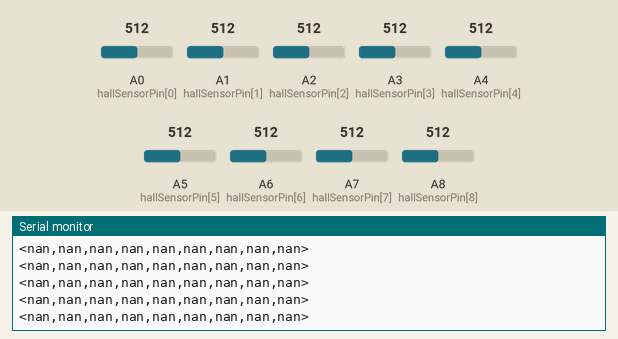
A sketch run on a simulated Arduino Mega 2560, built with avr-gcc and run on an emulated ATmega2560. On the bench: the last lines printed to the serial monitor. The inputs (shaded band) are chosen by the test bench; at power-on: A0 (hallSensorPin[0]) = 512, A1 (hallSensorPin[1]) = 512, A2 (hallSensorPin[2]) = 512, A3 (hallSensorPin[3]) = 512, A4 (hallSensorPin[4]) = 512, A5 (hallSensorPin[5]) = 512, A6 (hallSensorPin[6]) = 512, A7 (hallSensorPin[7]) = 512, A8 (hallSensorPin[8]) = 512.

Above: at 1.2 s.
1.3 s: A0 (hallSensorPin[0]) set to 716
At 1.4 s:
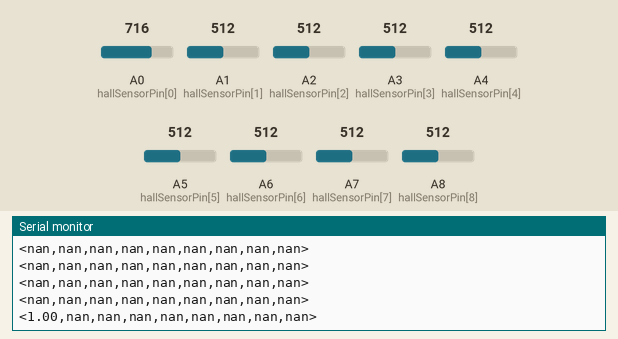
3.2 s: A1 (hallSensorPin[1]) set to 716
At 3.32 s:
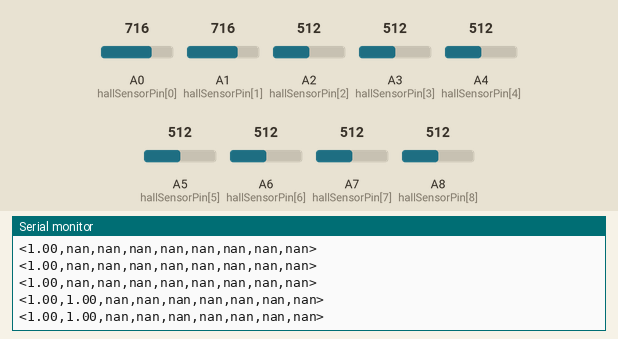
5.1 s: A2 (hallSensorPin[2]) set to 716
At 5.19 s:
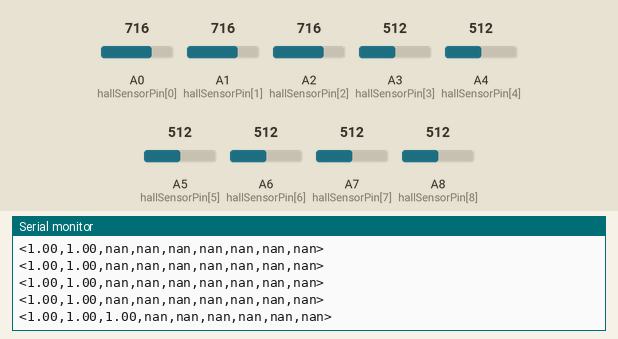
7.1 s: A3 (hallSensorPin[3]) set to 716
At 7.2 s:
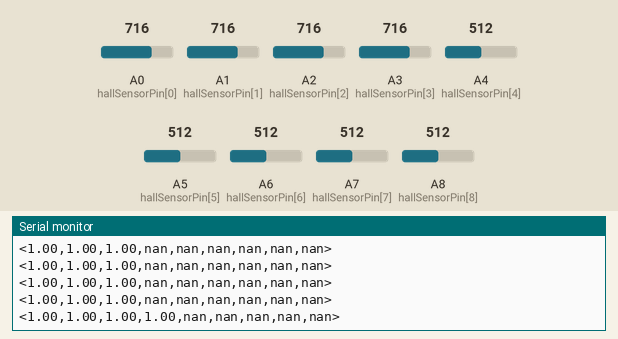
9.0 s: A4 (hallSensorPin[4]) set to 716
At 9.12 s:
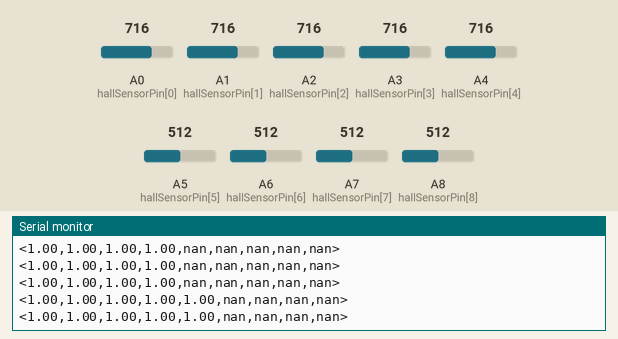
10.9 s: A5 (hallSensorPin[5]) set to 716
At 11.0 s:
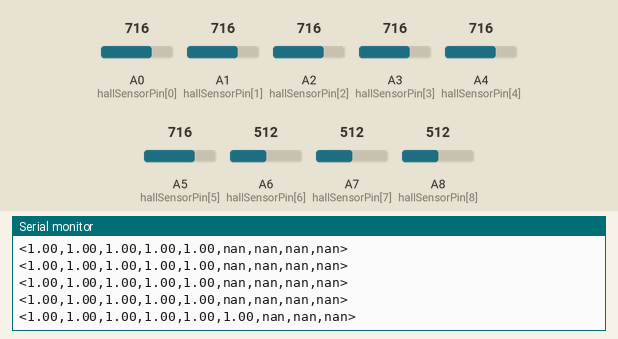

The sketch:

49EtestCode.ino
```cpp
// 定义连接到49E霍尔传感器的模拟输入引脚
const int hallSensorPin[9] = { A0, A1, A2, A3, A4, A5, A6, A7, A8 };
int maxValue[9];
int minValue[9];
int oldValue[9];
int nowValue[9];
float output[9];


void setup() {
  // 开始串行通信
  Serial.begin(9600);
  for (int i = 0; i < 9; i++) {
    maxValue[i] = 0;
    minValue[i] = 1024;
    oldValue[i] = 0;
    nowValue[i] = 0;
  }
}

void loop() {
  // 读取传感器值

  for (int i = 0; i < 9; i++) {
    nowValue[i] = analogRead(hallSensorPin[i]);
    if (nowValue[i] >= maxValue[i]) {
      maxValue[i] = nowValue[i];
    }
    if (nowValue[i] <= minValue[i]) {
      minValue[i] = nowValue[i];
    }
    output[i] = (float)(nowValue[i] - minValue[i]) / (float)(maxValue[i] - minValue[i]);
  }

  Serial.print('<');
  Serial.print(output[0]);
  for (int i = 1; i < 9; i++) {
    Serial.print(',');
    Serial.print(output[i]);}
  Serial.println('>');


  // 稍作延时
  delay(20);
}
```

Measured:
- after the input at 1.3 s, the serial monitor: prints a new line after 0.08 s (image 1)
- after the input at 3.2 s, the serial monitor: prints a new line after 0.05 s (image 2)
- after the input at 5.1 s, the serial monitor: prints a new line after 0.07 s (image 3)
- after the input at 7.1 s, the serial monitor: prints a new line after 0.08 s (image 4)
- after the input at 9.0 s, the serial monitor: prints a new line after 0.06 s (image 5)
- after the input at 10.9 s, the serial monitor: prints a new line after 0.08 s (image 6)
